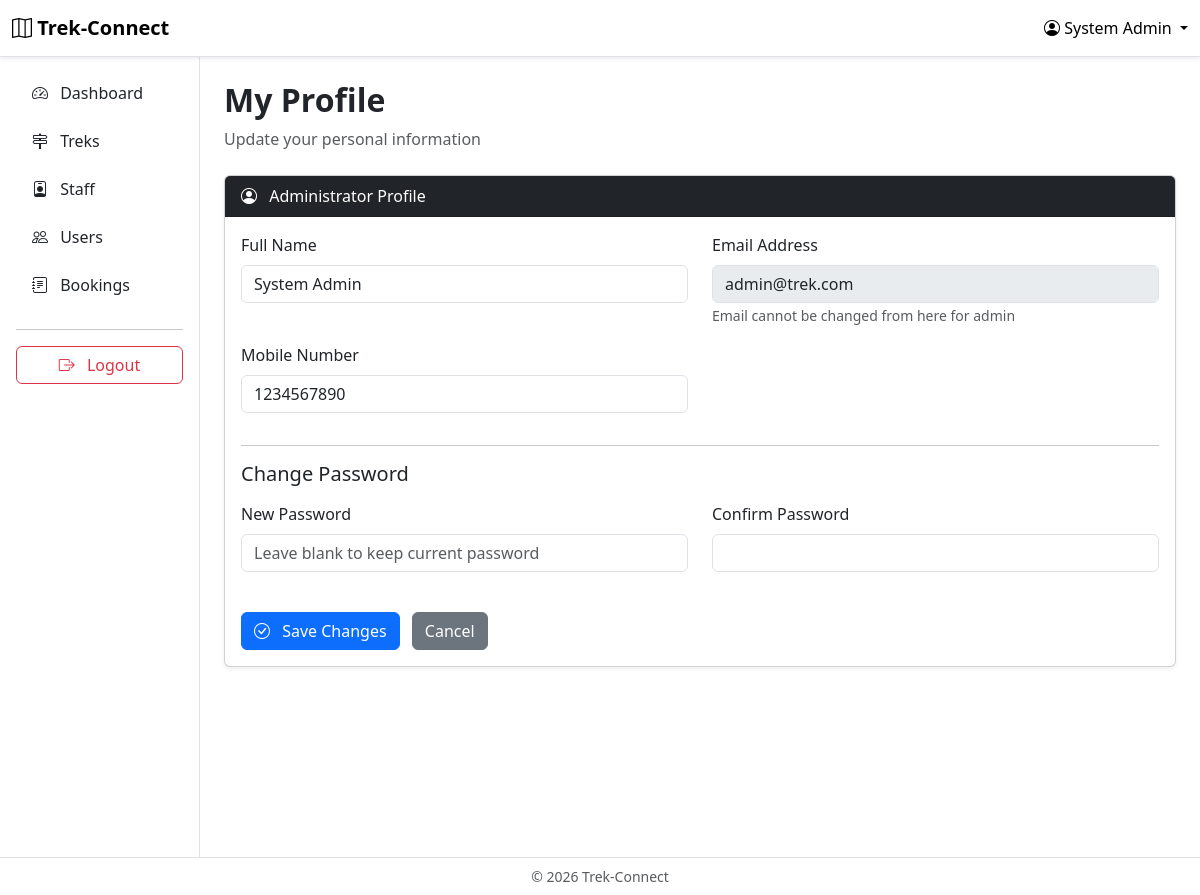
/admin/profile (signed in), run on the app's committed database.
### app/models.py (models this page shows)
class User(UserMixin, db.Model):
    __tablename__ = "users"
    id = db.Column(db.Integer, primary_key=True)
    name = db.Column(db.String(100), nullable=False)
    email = db.Column(db.String(100), unique=True, nullable=False)
    mobile_number = db.Column(db.String(15), unique=True, nullable=False)
    password_hash = db.Column(db.String(255), nullable=False)
    role = db.Column(db.String(20), nullable=False)
    is_blacklisted = db.Column(db.Boolean, default=False)
    created_at = db.Column(db.DateTime, default=datetime.now)
    bookings = db.relationship("Booking", backref="user", lazy=True)
    staff_profile = db.relationship("StaffProfile", backref="user", uselist=False)
    assigned_treks = db.relationship("Trek", secondary=trek_staff, back_populates="assigned_staff")

### app/routes/admin.py (the view, shortened to what this page needs)
@admin.route("/profile", methods=["GET", "POST"])
@login_required
@allowed_roles("ADMIN")
def profile():
    return render_template("admin/profile.html")

### app/__init__.py (called while the page is built)
@login_manager.user_loader
def load_user(user_id):
    user = User.query.get(int(user_id))
    if user and user.is_blacklisted == True:
        return None
    return user

### app/templates/admin/profile.html (shortened to what this page needs)
{% extends "base_dashboard.html" %}
{% block sidebar %}
    {% include "components/admin_sidebar.html" %}
{% endblock %}
{% block dashboard_content %}
<div class="d-flex justify-content-between align-items-center mb-4">
    <div>
        <h2 class="fw-bold">My Profile</h2>
        <p class="text-muted mb-0">
            Update your personal information
        </p>
    </div>
</div>
<div class="card shadow-sm">
    <div class="card-header bg-dark text-white">
        <i class="bi bi-person-circle me-2"></i>
        Administrator Profile
    </div>
    <div class="card-body">
        <form method="POST" autocomplete="off">
            <div class="row">
                <div class="col-md-6 mb-3">
                    <label class="form-label">Full Name</label>
                    <input
                        type="text"
                        name="name"
                        class="form-control"
                        value="{{ current_user.name }}"
                        required>
                </div>
                <div class="col-md-6 mb-3">
                    <label class="form-label">Email Address</label>
                    <input
                        type="email"
                        class="form-control"
                        value="{{ current_user.email }}"
                        disabled>
                    <small class="text-muted">
                        Email cannot be changed from here for admin
                    </small>
                </div>
            </div>
            <div class="row">
                <div class="col-md-6 mb-3">
                    <label class="form-label">Mobile Number</label>
                    <input
                        type="text"
                        name="mobile_number"
                        class="form-control"
                        value="{{ current_user.mobile_number }}"
                        required>
                </div>
            </div>
            <hr>
            <h5 class="mb-3">Change Password</h5>
            <div class="row">
                <div class="col-md-6 mb-3">
                    <label class="form-label">New Password</label>
                    <input
                        type="password"
                        name="password"
                        class="form-control"
                        autocomplete="new-password"
                        placeholder="Leave blank to keep current password">
                </div>
                <div class="col-md-6 mb-3">
                    <label class="form-label">Confirm Password</label>
                    <input
                        type="password"
                        name="confirm_password"
                        class="form-control">
                </div>
            </div>
            <div class="mt-4">
                <button type="submit" class="btn btn-primary">
                    <i class="bi bi-check-circle me-2"></i>
                    Save Changes
                </button>
                <a href="{{ url_for('admin.dashboard') }}" class="btn btn-secondary ms-2">
                    Cancel
                </a>
            </div>
        </form>
    </div>
</div>
{% endblock %}

### app/templates/base_dashboard.html (shortened to what this page needs)
{% extends "base.html" %}
{% block navbar %}
<nav class="navbar navbar-expand-lg bg-white border-bottom shadow-sm">
    <div class="container-fluid">
        <a class="navbar-brand fw-bold" href="{{ url_for('main.home') }}">
            <i class="bi bi-map"></i> Trek-Connect
        </a>
        <div class="dropdown">
            <a href="#" class="text-black text-decoration-none dropdown-toggle" role="button" data-bs-toggle="dropdown">
                <i class="bi bi-person-circle"></i>
                {{ current_user.name }}
            </a>
                    {% if current_user.role == "ADMIN" %}
                        {% set profile_url = url_for("admin.profile") %}
                    {% elif current_user.role == "STAFF" %}
                        {% set profile_url = url_for("staff.profile") %}
                    {% else %}
                        {% set profile_url = url_for("user.profile") %}
                    {% endif %}
        </div>
    </div>
</nav>
{% endblock %}
{% block content %}
<div class="container-fluid">
    <div class="row">
        <div class="col-md-2 col-lg-2 bg-white border-end min-vh-100 p-0">
            {% block sidebar %}
            {% endblock %}
        </div>
        <div class="col-md-10 col-lg-10 p-4">
            {% block dashboard_content %}
            {% endblock %}
        </div>
    </div>
</div>
{% endblock %}
{% block footer %}
<footer class="border-top bg-white py-2">
    <div class="container-fluid text-center text-muted small">
        &copy; 2026 Trek-Connect
    </div>
</footer>
{% endblock %}

### app/static/css/style.css (style rules this page uses)
html { scroll-behavior: smooth; }

### data on the page
User: name "System Admin", email "admin@trek.com", mobile_number "1234567890"
